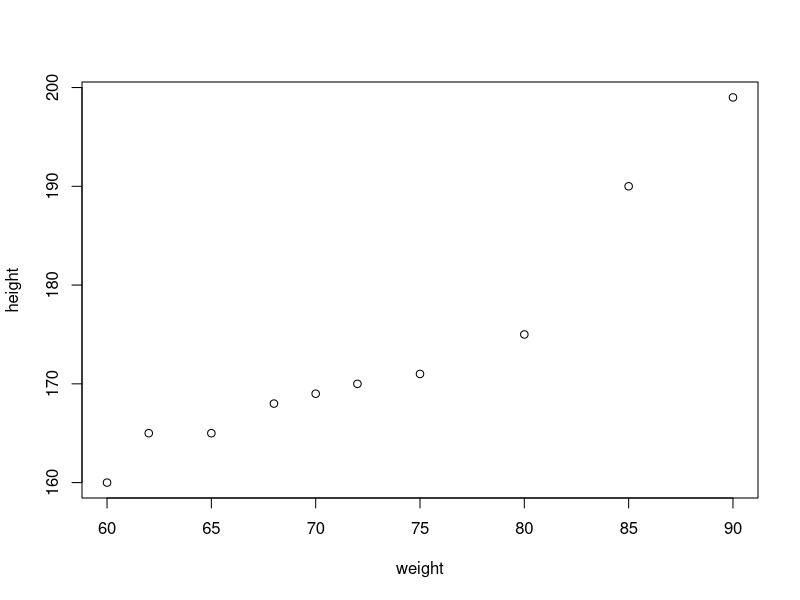
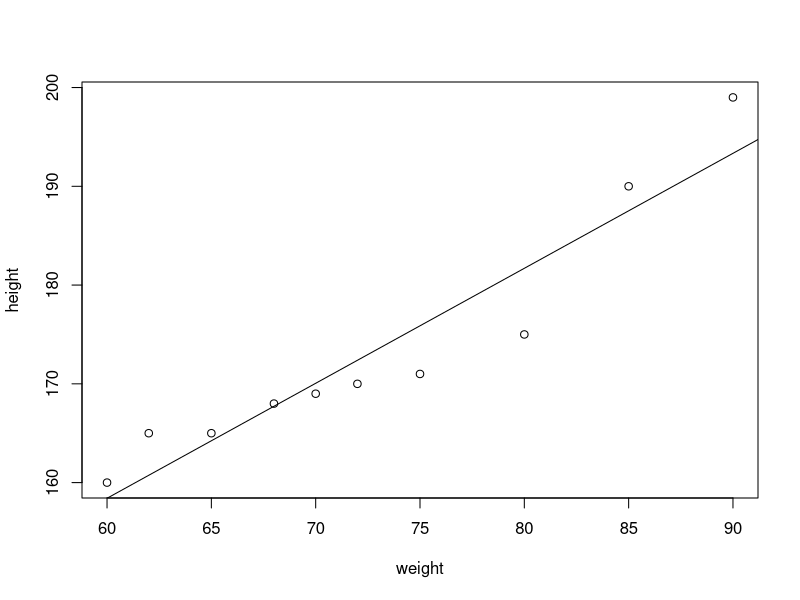
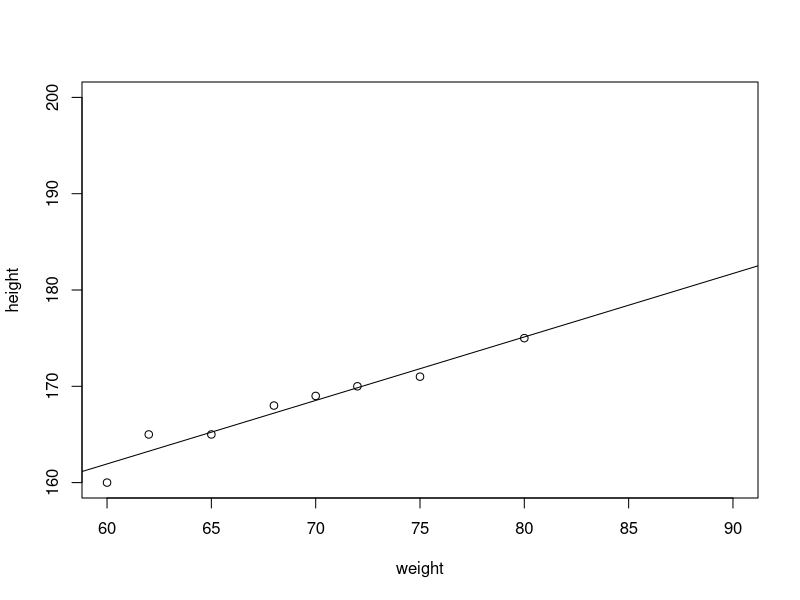

Recreate these plots in R, in order.
## ---- chunk 1
knitr::opts_chunk$set(echo = FALSE)
## ---- chunk 2
height = c(175, 168, 170, 171, 169, 165, 165, 160, 190, 199)
weight = c(80, 68, 72, 75, 70, 65, 62, 60, 85, 90)
plot(weight,height)
## ---- chunk 3
height = c(175, 168, 170, 171, 169, 165, 165, 160, 190, 199)
weight = c(80, 68, 72, 75, 70, 65, 62, 60, 85, 90)
plot(weight,height)
abline(lm(height ~ weight))
## ---- chunk 4
height = c(175, 168, 170, 171, 169, 165, 165, 160, NA, NA)
weight = c(80, 68, 72, 75, 70, 65, 62, 60, 85, 90)
plot(weight,height,ylim=c(160,200))
abline(lm(height ~ weight))
